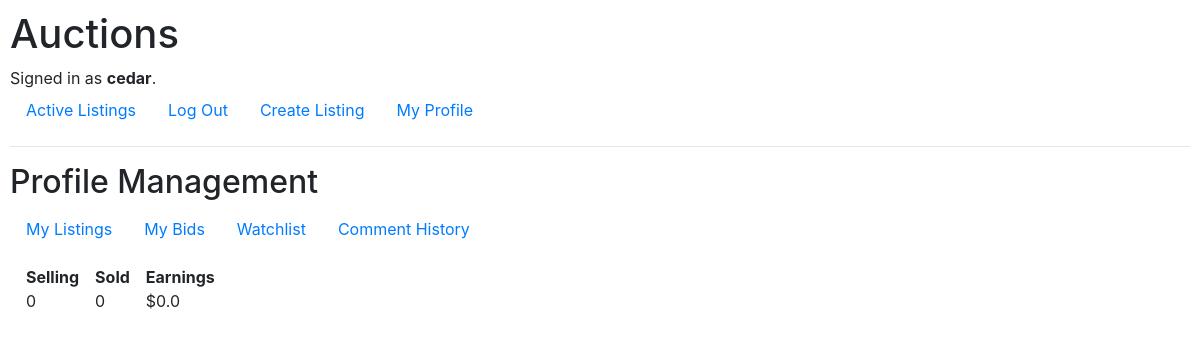
The page /user (signed in) on the database as committed earlier.
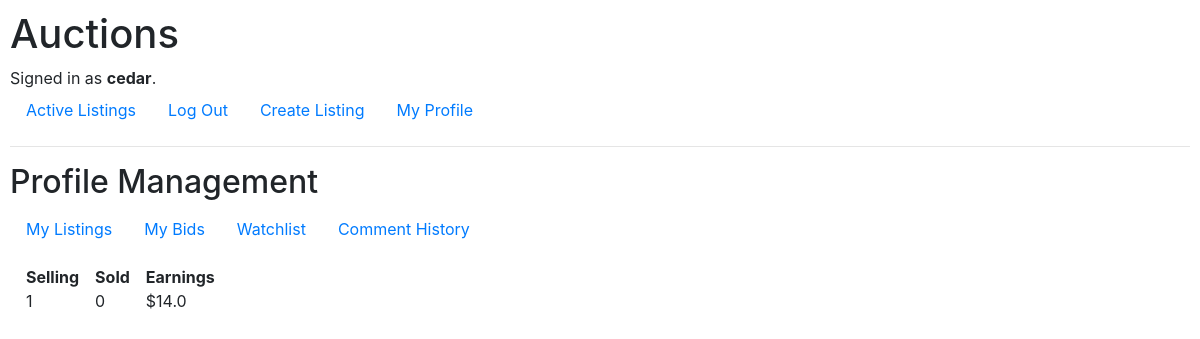
The same page on the database as committed later.
### auctions/models.py (models this page shows, shortened)
class User(AbstractUser):
    id = models.AutoField(primary_key=True)
    watching = models.ManyToManyField('Listing', blank=True, null=True)
    selling_num = models.IntegerField(default=0)
    sold_num = models.IntegerField(default=0)
    earnings = models.FloatField(default=0)

### auctions/views/usermng.py (the view)
# urls.py: path("user", usermng.viewuser, name="viewuser"),
@login_required
def viewuser(request):
    return render(request, 'auctions/user/viewuser.html', {
        'user': request.user
    })

### auctions/templates/auctions/user/viewuser.html
{% extends "auctions/user/layout.html" %}
{% block userbody %}
<ul class="list-unstyled d-flex px-2 py-2">
    <li class="me3 px-2 py-2">
        <b>Selling</b>
        <div>{{ user.selling_num }}</div>
    </li>
    <li class="me3 px-2 py-2">
        <b>Sold</b>
        <div>{{ user.sold_num }}</div>
    </li>
    <li class="me3 px-2 py-2">
        <b>Earnings</b>
        <div>${{ user.earnings }}</div>
    </li>
</ul>
{% endblock %}

### auctions/templates/auctions/user/layout.html (shortened to what this page needs)
{% extends 'auctions/layout.html' %}
{% block body %}
<h2>Profile Management</h2>
{% if user.is_authenticated %}
<ul class="nav">
        <li class="nav-item">
            <a class="nav-link" href="{% url 'userlistings' %}">My Listings</a>
        </li>
        <li class="nav-item">
            <a class="nav-link" href="{% url 'userbids' %}">My Bids</a>
        </li>
        <li class="nav-item">
            <a class="nav-link" href="{% url 'watchlist' %}">Watchlist</a>
        </li>
        <li class="nav-item">
            <a class="nav-link" href="{% url 'usercomments' %}">Comment History</a>
        </li>
{% endif %}
</ul>
    {% block userbody %}
    {% endblock %}
{% endblock %}

### auctions/templates/auctions/layout.html (shortened to what this page needs)
{% load static %}
<!DOCTYPE html>
<html lang="en">
    <head>
        <link rel="stylesheet" href="https://stackpath.bootstrapcdn.com/bootstrap/4.4.1/css/bootstrap.min.css">
        <link href="{% static 'auctions/styles.css' %}" rel="stylesheet">
    </head>
    <body>
        <h1>Auctions</h1>
        <div>
            {% if user.is_authenticated %}
                Signed in as <strong>{{ user.username }}</strong>.
            {% else %}
                Not signed in.
            {% endif %}
        </div>
        <ul class="nav">
            <li class="nav-item">
                <a class="nav-link" href="{% url 'index' %}">Active Listings</a>
            </li>
            {% if user.is_authenticated %}
                <li class="nav-item">
                    <a class="nav-link" href="{% url 'logout' %}">Log Out</a>
                </li>
                <li class="nav-item">
                    <a class="nav-link" href="{% url 'createlisting' %}">Create Listing</a>
                </li>
                <li>
                    <a class="nav-link" href="{% url 'viewuser' %}">My Profile</a>
                </li>
            {% endif %}
        </ul>
        <hr>
        {% block body %}
        {% endblock %}
    </body>
</html>

### auctions/static/auctions/styles.css (style rules this page uses)
body { padding: 10px; }

Rows that differ between the two databases and show on the page:
changed User "cedar": selling_num "0" → "1"; earnings "0.0" → "14.0"
